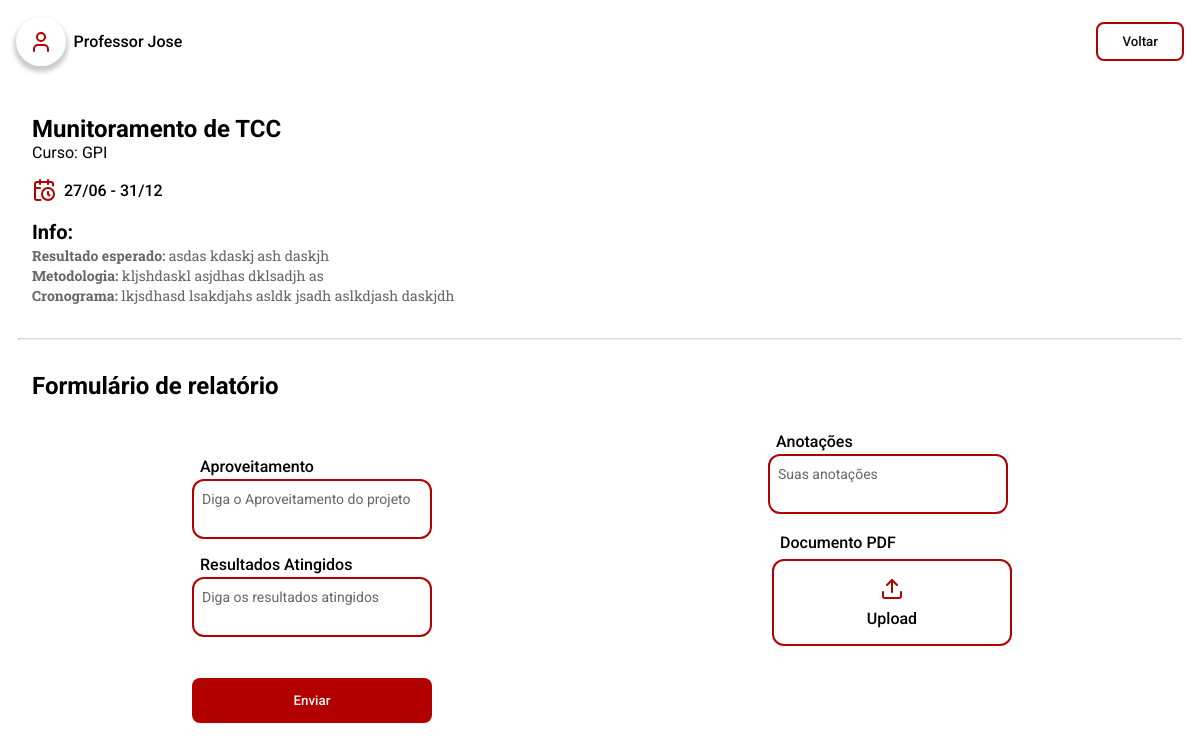
The app's page /pages/me/relatorio_formulario.php?id=14 (signed in) with its own data.
### tables this page shows
CREATE TABLE `tb_inscricao` (
  `id_inscricao` int NOT NULL,
  `id_docente` int DEFAULT NULL,
  `id_hae` int DEFAULT NULL,
  `data_envio` datetime NOT NULL,
  `quant_hae` int DEFAULT NULL,
  `outras_fatecs` int DEFAULT NULL,
  `id_projeto` int DEFAULT NULL,
  `status` enum('Pendente','Em análise','Aprovada','Reprovada') NOT NULL DEFAULT 'Pendente'
);

CREATE TABLE `tb_hae` (
  `id_hae` int NOT NULL,
  `titulo` varchar(60) NOT NULL,
  `tip_hae` varchar(30) NOT NULL,
  `quant_hae` int NOT NULL,
  `descricao` varchar(500) NOT NULL,
  `data_inicio` date NOT NULL,
  `data_final` date NOT NULL
);

CREATE TABLE `tb_projeto` (
  `id_projeto` int NOT NULL,
  `data_inicio` date NOT NULL,
  `data_final` date NOT NULL,
  `titulo` varchar(40) NOT NULL,
  `id_hae` int DEFAULT NULL,
  `descricoes` json DEFAULT NULL,
  `dias_exec` json DEFAULT NULL
);

### server/model/Relatorio.php (called while the page is built, shortened)
<?php
include_once __DIR__ . "/Database.php";
class Relatorio
{
    public Database $db;
    public function __construct($id_relatorio = null, $id_projeto = null, $data_entrega = '', $pdf_url = '', $pdf_nome = '')
    {
        $this->db = new Database();
        $this->db->connect_to();
    }
    public function getRelatorioForm($id_inscricao, $prev_relatorio = false)
    {
        $query = "";
        if ($prev_relatorio === true) {
            $query = "SELECT i.id_inscricao, i.data_envio,
            h.titulo as haeTitulo, h.tip_hae,
            p.titulo, p.data_final, p.data_inicio, p.descricoes, p.id_projeto,
            r.data_entrega, r.pdf_url, r.pdf_nome, r.descricoes as relatorioDescricoes, r.pdf_original_nome
            FROM tb_inscricao i
            JOIN tb_hae h ON i.id_hae = h.id_hae
            JOIN tb_projeto p ON i.id_projeto = p.id_projeto
            JOIN tb_relatorio r ON p.id_projeto = r.id_projeto
            WHERE i.id_inscricao = :id_inscricao";
        } else {
            $query = "SELECT i.id_inscricao, i.data_envio, h.titulo as haeTitulo, h.tip_hae, p.titulo, p.data_final, p.data_inicio, p.descricoes, p.id_projeto
            FROM tb_inscricao i
            JOIN tb_hae h ON i.id_hae = h.id_hae
            JOIN tb_projeto p ON i.id_projeto = p.id_projeto
            WHERE i.id_inscricao = :id_inscricao";
        }
        $stmt = $this->db->get_PDO()->prepare($query);
        $stmt->bindParam(':id_inscricao', $id_inscricao);
        $stmt->execute();
        $result = $stmt->fetch(PDO::FETCH_ASSOC);
        return $result ?: [];
    }
}

### server/model/Database.php (called while the page is built, shortened)
<?php
class Database
{
    private string $host = 'localhost';
    private string $db   = 'pi_fatec';
    private string $user = 'root';
    private string $pass = 'root';
    private string $charset = 'utf8mb4';
    private PDO | null $pdo = null;
    public function connect_to()
    {
        $dsn = "mysql:host={$this->host};dbname={$this->db};charset={$this->charset}";
        try {
            $this->pdo = new PDO($dsn, $this->user, $this->pass);
            $this->pdo->setAttribute(PDO::ATTR_ERRMODE, PDO::ERRMODE_EXCEPTION);
        } catch (PDOException $e) {
            echo "❌ Connection failed: " . $e->getMessage();
        }
    }
    public function is_connected()
    {
        return isset($this->pdo);
    }
    public function get_PDO(): PDO | null
    {
        return $this->is_connected() ? $this->pdo : null;
    }
}

### pages/me/relatorio_formulario.php (the view, shortened to what this page needs)
<?php
require __DIR__ . "/../../server/model/Relatorio.php";
if (isset($_GET["id"])) {
  $id = intval($_GET["id"]);
  $relatorio = new Relatorio();
  $relatorioData = $relatorio->getRelatorioForm($id);
  $descricoes = json_decode($relatorioData["descricoes"], true);
}
?>
<!DOCTYPE html>
<html lang="pt-br">
<head>
  <link rel="stylesheet" href="../../styles/components.css" />
  <link rel="stylesheet" href="../../styles/formulario.css" />
  <link rel="stylesheet" href="../../styles/global.css" />
</head>
<body>
  <header-fatec
    data-button-title="Voltar"
    data-button-href="./relatorios.php"></header-fatec>
  <section id="hae-section">
    <div id="hae-container">
      <div>
        <h1><?php echo $relatorioData["haeTitulo"]; ?></h1>
        <p>Curso: <?php echo $relatorioData["tip_hae"]; ?></p>
      </div>
      <span class="hae-container-header-info">
        <img
          src="../../public/icons/calendar-clock.svg"
          alt="Ícone de calendário com relógio" />
        <p><?php echo date("d/m", strtotime($relatorioData["data_inicio"])) . " - " . date("d/m", strtotime($relatorioData["data_final"])); ?></p>
      </span>
    </div>
    <div id="about-container">
      <h3>Info:</h3>
      <ul>
        <li>
          <strong>Resultado esperado:</strong> <?php echo $descricoes["resultado_esperado"]; ?>
        </li>
        <li>
          <strong>Metodologia:</strong> <?php echo $descricoes["metodologia"]; ?>
        </li>
        <li>
          <strong>Cronograma:</strong>
          <?php echo $descricoes["cronograma"]; ?>
        </li>
      </ul>
    </div>
  </section>
  <hr />
  <section id="form-section">
    <h2 class="form-title">Formulário de relatório</h2>
    <form onsubmit="handleSubmit(event)" id="form-subscription" method="POST" action="<?php echo htmlspecialchars($_SERVER["PHP_SELF"]) . "?id=". $id  ?>" enctype="multipart/form-data">
      <div class="form-container">
        <span class="form-field-column">
          <label for="aprov">Aproveitamento</label>
          <textarea
            oninput="autoSize(this)"
            class="textarea-primary"
            id="aprov"
            name="aproveitamento"
            placeholder="Diga o Aproveitamento do projeto"></textarea>
        </span>
        <span class="form-field-column">
          <label for="resultado">Resultados Atingidos</label>
          <textarea
            oninput="autoSize(this)"
            class="textarea-primary"
            id="resultado"
            name="resultados"
            placeholder="Diga os resultados atingidos"></textarea>
        </span>
      </div>
      <div class="form-container">
        <span class="form-field-column">
          <label for="anotacoes">Anotações</label>
          <textarea
            oninput="autoSize(this)"
            class="textarea-primary"
            id="anotacoes"
            name="anotacoes"
            placeholder="Suas anotações"></textarea>
        </span>
        <span class="form-field-column" id="fileField">
          <p>Documento PDF</p>
          <label for="documento" class="input-arq" id="file-container">
            <img src="../../public/icons/upload.svg" alt="" id="icon-file" />
            Upload
          </label>
        </span>
      </div>
      <button
        type="submit"
        id="submitButton"
        class="button-primary"
        style="
          --button-color: var(--fatec-red-500);
          --button-color-hover: var(--fatec-red-400);
        ">
        Enviar
      </button>
    </form>
  </section>
</body>
</html>

### styles/components.css (style rules this page uses)
.button-primary { background: var(--button-color); color: var(--fatec-white-500); padding: 0.95rem 1.5rem; border: 0; border-radius: 8px; font-family: "Roboto", sans-serif; font-weight: 500; cursor: pointer; transition: background ease 400ms; }
.textarea-primary { background: transparent; padding: 0.5rem; border: 2px solid var(--fatec-red-500); border-radius: 12px; font-size: 1rem; line-height: var(--text-base-line-height); height: auto; resize: none; outline: none; overflow: hidden; color: var(--fatec-dark-500); font-family: "Roboto", sans-serif; line-height: var(--text-sm-line-height); font-size: var(--text-sm-font-size); }
.textarea-primary::placeholder { color: var(--fatec-gray-500); font-family: "Roboto", sans-serif; }
.input-arq { display: flex; flex-direction: column; align-items: center; justify-content: center; gap: .5rem; border: 2px solid var(--fatec-red-500); border-radius: 12px; padding:1rem; width: 15rem; cursor: pointer; transition: background ease 350ms; }

### styles/formulario.css (style rules this page uses)
#hae-section, #form-section { display: flex; flex-direction: column; padding: 2rem; }
#hae-container { display: flex; flex-direction: column; gap: 1rem; font-family: "Roboto", sans-serif; }
.hae-container-header-info { display: flex; align-items: center; gap: 0.5rem; font-weight: 500; }
#about-container { margin-top: 1rem; }
#about-container h3 { font-size: var(--text-xl-font-size); line-height: var(--text-xl-line-height); font-family: "Roboto", sans-serif; }
#about-container p, #about-container li { font-family: "Roboto Slab"; font-size: var(--text-sm-font-size); line-height: var(--text-sm-line-height); color: var(--fatec-gray-500); }
#about-container ul { list-style: none; }
hr { width: 97%; border-top: 1px solid #dadada; border-radius: 5px; margin: 0 auto; }
.form-title { font-family: "Roboto", sans-serif; font-size: var(--text-2xl-font-size); line-height: var(--text-xl-line-height); margin-bottom: 2rem; }
form { display: flex; flex-direction: column; align-items: center; gap: 1rem; }
.form-container { display: flex; flex-direction: column; align-items: center; gap: 1rem; }
@media (min-width: 770px) { form { display: grid; grid-template-columns: repeat(2, 1fr); justify-items: center; } }
@media (min-width: 770px) { form input[type="text"], input[type="date"], textarea { width: 20rem; } }
form input[type="text"], input[type="date"], textarea { width: 15rem; }
form label { font-family: "Roboto", sans-serif; font-weight: 500; margin-left: 0.5rem; }
.form-field-column { display: flex; flex-direction: column; gap: 0.2rem; }
form .button-primary { width: 15rem; }

### styles/global.css (style rules this page uses)
:root { --fatec-red-400: #d32719; --fatec-red-500: #b20000; --fatec-red-700: #7e0000; --fatec-white-500: #f7f7f2; --fatec-dark-500: #0d0d0d; --fatec-gray-500: #666666; --fatec-gray-300: #dadada; --fatec-blue-500: #005c6d; --fatec-blue-700: #004854; --fatec-lightblue-500: #00c1cf; --fatec-lightblue-600: #00d8e8; --sm: 640px; --md: 768px; --lg: 1024px; --xl: 1280px; --2xl: 1536px; --text-xs-font-size: 0.75rem; --text-sm-font-size: 0.875rem; --text-base-font-size: 1rem; --text-lg-font-size: 1.125rem; --text-xl-font-size: 1.25rem; --text-2xl-font-size: 1.5rem; --text-xs-line-height: 1rem; --text-sm-line-height: 1.25rem; --text-base-line-height: 1.5rem; --text-lg-line-height: 1.75rem; --text-xl-line-height: 1.75rem; }
*::before, *::after { box-sizing: border-box; }
* { padding: 0; margin: 0; box-sizing: border-box; }
body { -webkit-font-smoothing: antialiased; -moz-osx-font-smoothing: grayscale; text-rendering: optimizeLegibility !important; }

### pages/me/relatorio_formulario.php (style rules this page uses)
.form-field-column p { font-family: "Roboto", sans-serif; font-weight: 500; margin: 0.2rem 1rem; }

### records on screen
tb_inscricao: id_hae.titulo "Munitoramento de TCC", id_hae.tip_hae "GPI", id_projeto.data_inicio "27/06", id_projeto.data_final "31/12", id_projeto.descricoes "asdas kdaskj ash daskjh", id_projeto.descricoes "kljshdaskl asjdhas dklsadjh as", id_projeto.descricoes "lkjsdhasd lsakdjahs asldk jsadh aslkdjash daskjdh"
